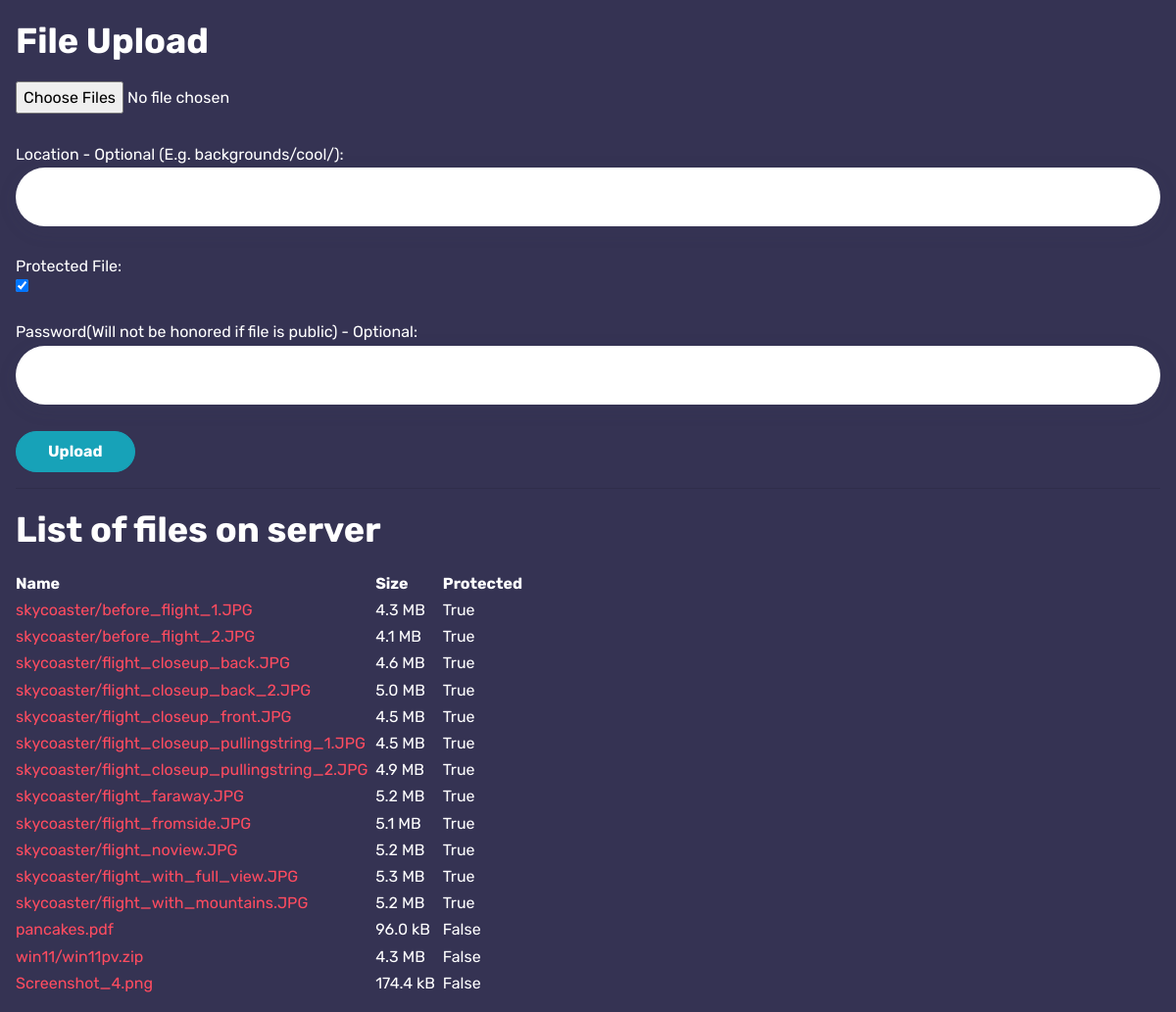
The page /files (signed in) on the database its author committed.
### app.py (models this page shows, shortened)
class File(db.Model):
    id = db.Column(db.Integer, primary_key=True)
    name = db.Column(db.Text, nullable=False)
    path = db.Column(db.Text, nullable=False)
    fullpath = db.Column(db.Text, nullable=False)
    size = db.Column(db.Text, nullable=False)
    protected = db.Column(db.Boolean, nullable=False)
    password = db.Column(db.Text, nullable=True)

### app.py (the view)
@app.route('/files')
@login_required
def files():
    if current_user.username != 'Eshan':
        abort(403)
    if current_user.is_authenticated:
        files = File.query.all()
    else:
        files = None
    return render_template('files.html', files=files, humanize=humanize)

### app.py (called while the page is built)
@login_manager.user_loader
def load_user(user_id):
    return User.query.get(int(user_id))

### templates/files.html (shortened to what this page needs)
{% extends "main.html" %}
{% block content %}
<div class="m-3">
    <h1>File Upload</h1>
    <form action="{{ url_for('upload_files') }}" method="post" enctype="multipart/form-data">
        <input type="file" name="file" required multiple /><br><br>
        Location - Optional (E.g. backgrounds/cool/):
        <input class="form-control" type="text" id="location" name="location"><br>
        Protected File:&nbsp;
        <input class="form-check" type="checkbox" id="protected" name="protected" checked><br>
        Password(Will not be honored if file is public) - Optional:
        <input class="form-control" type="password" id="password" name="password"><br>
        <input class="btn btn-info btn-outline" type="submit" value="Upload">
    </form>
    <hr>
    {% if files %}
    <h1>List of files on server</h1>
    <table>
        <thead>
            <th>Name</th>
            <th>Size</th>
            <th>Protected</th>
        </thead>
        <tbody>
            {% for file in files %}
            <tr>
                <td><a href="{{ url_for('viewfile', filename=file.path) }}">{{ file.path }}</a>&nbsp;&nbsp;</td>
                <td>{{ humanize.naturalsize(file.size) }}&nbsp;&nbsp;</td>
                <td>{{ file.protected }}&nbsp;&nbsp;</td>
            </tr>
            {% endfor %}
        </tbody>
    </table>
    {% endif %}
</div>
{% endblock %}

### static/files/style.css (style rules this page uses)
* { margin: 0; padding: 0; }
html { margin: 0 !important; overflow: auto !important; }
body { color: #5E5C7F; background-color: #F9F9FF; font-family: "Rubik", sans-serif; font-size: 16px; line-height: 1.7; overflow-x: hidden; -webkit-font-smoothing: antialiased; -moz-osx-font-smoothing: grayscale; }
h1, h2, h3, h4, h5, h6 { color: #454360; font-family: "Rubik", sans-serif; font-weight: 700; margin: 20px 0; }
h1 { font-size: 36px; }
a { color: #FF4C60; outline: 0; -webkit-transition: all 0.3s ease-in-out; -o-transition: all 0.3s ease-in-out; transition: all 0.3s ease-in-out; }
body.dark { color: #FFF; background-color: #353353; }
body.dark h1, body.dark h2, body.dark h3, body.dark h4, body.dark h5, body.dark h6 { color: #FFF; }
.btn { border-radius: 30px; font-family: "Rubik", sans-serif; font-size: 16px; font-weight: 700; overflow: hidden; line-height: 1; padding: 12px 32px; position: relative; }
.form-control { display: block; border-radius: 30px; width: 100%; height: 60px; padding: 10px 30px; font-size: 16px; font-weight: 400; line-height: 1.6; color: #454360; background-color: #FFF; background-image: none; border: 0; -webkit-box-shadow: none; box-shadow: none; }
.form-control::placeholder { color: #AEACCA; }
.shadow-dark, .desktop-header-3 .dropdown-menu, .form-control, .form-control:focus { -webkit-box-shadow: 0px 5px 20px 0px rgba(69, 67, 96, 0.1); box-shadow: 0px 5px 20px 0px rgba(69, 67, 96, 0.1); }

### rows shown on the page
File: path "skycoaster/before_flight_1.JPG", naturalsize "4.3 MB", protected "True"
File: path "skycoaster/before_flight_2.JPG", naturalsize "4.1 MB", protected "True"
File: path "skycoaster/flight_closeup_back.JPG", naturalsize "4.6 MB", protected "True"
File: path "skycoaster/flight_closeup_back_2.JPG", naturalsize "5.0 MB", protected "True"
File: path "skycoaster/flight_closeup_front.JPG", naturalsize "4.5 MB", protected "True"
File: path "skycoaster/flight_closeup_pullingstring_1.JPG", naturalsize "4.5 MB", protected "True"
File: path "skycoaster/flight_closeup_pullingstring_2.JPG", naturalsize "4.9 MB", protected "True"
File: path "skycoaster/flight_faraway.JPG", naturalsize "5.2 MB", protected "True"
File: path "skycoaster/flight_fromside.JPG", naturalsize "5.1 MB", protected "True"
File: path "skycoaster/flight_noview.JPG", naturalsize "5.2 MB", protected "True"
File: path "skycoaster/flight_with_full_view.JPG", naturalsize "5.3 MB", protected "True"
File: path "skycoaster/flight_with_mountains.JPG", naturalsize "5.2 MB", protected "True"
File: path "pancakes.pdf", naturalsize "96.0 kB", protected "False"
File: path "win11/win11pv.zip", naturalsize "4.3 MB", protected "False"
File: path "Screenshot_4.png", naturalsize "174.4 kB", protected "False"
